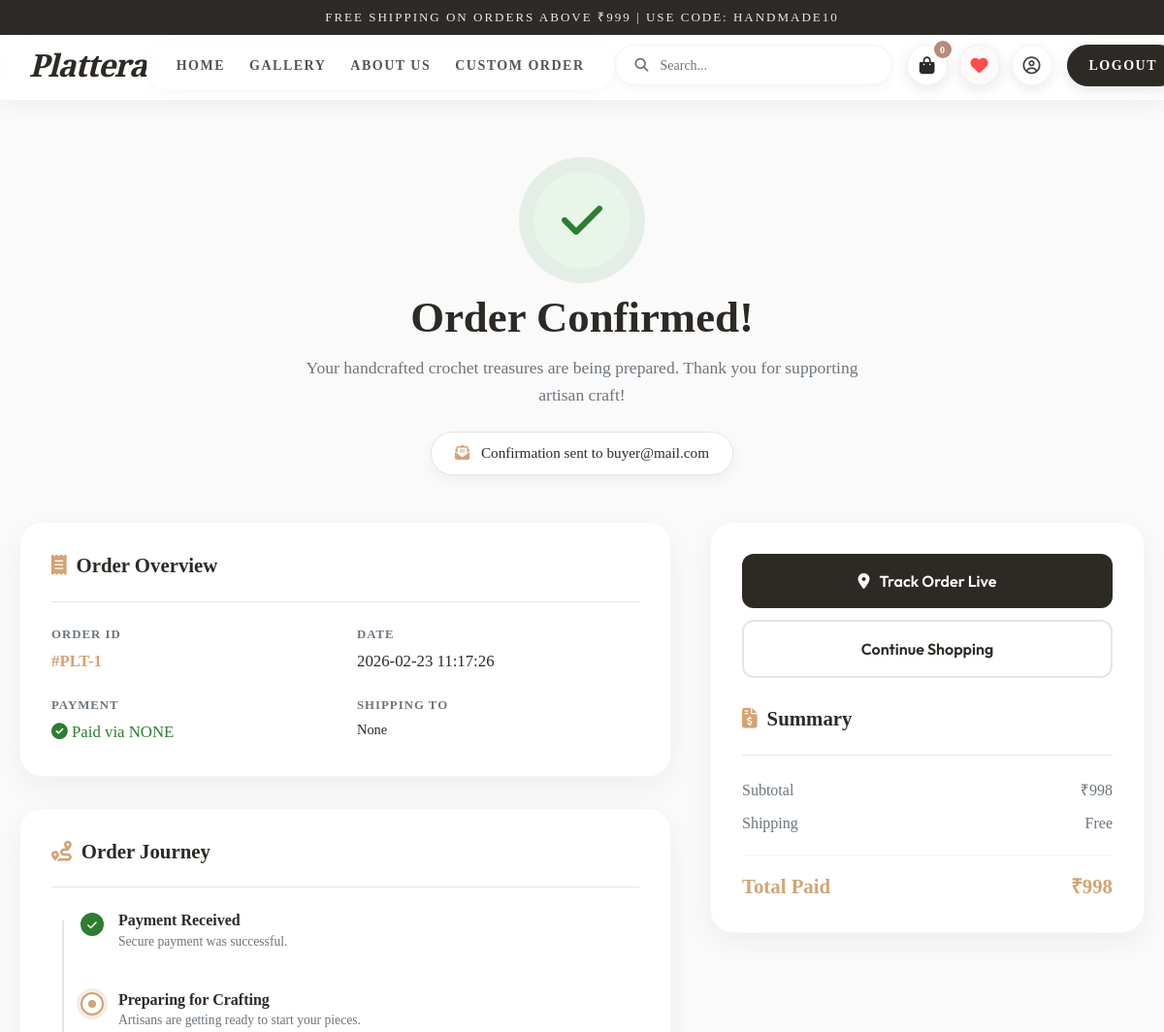
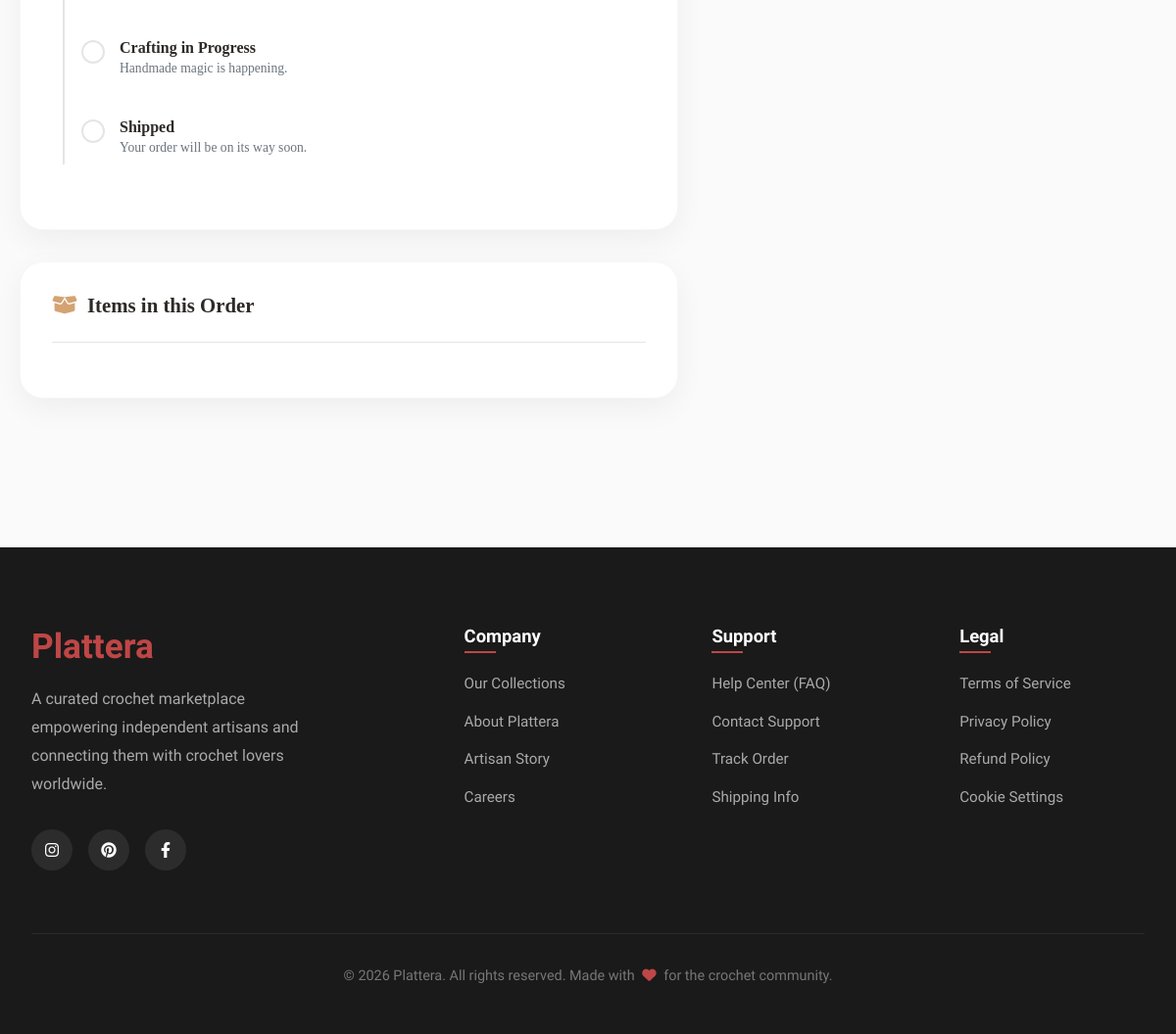
The app's page /cart/order_success/1 (signed in) with its own data (2 pictures, top to bottom).
### tables this page shows
CREATE TABLE users (
        u_id INTEGER PRIMARY KEY AUTOINCREMENT,
        u_name TEXT NOT NULL,
        u_email TEXT UNIQUE NOT NULL,
        u_password TEXT NOT NULL,
        u_role TEXT CHECK(u_role IN ('admin','seller','buyer')) NOT NULL,
        created_at TIMESTAMP DEFAULT CURRENT_TIMESTAMP
    , first_name TEXT, last_name TEXT, approval_status TEXT DEFAULT 'Approved', phone_number TEXT, reset_token TEXT, reset_expiry TIMESTAMP);

CREATE TABLE orders (
        order_id INTEGER PRIMARY KEY AUTOINCREMENT,
        u_id INTEGER,
        total_amount REAL,
        order_status TEXT DEFAULT 'pending',
        created_at TIMESTAMP DEFAULT CURRENT_TIMESTAMP, shipping_address TEXT, payment_method TEXT, razorpay_order_id TEXT, razorpay_payment_id TEXT, razorpay_signature TEXT, seller_id INTEGER REFERENCES users(u_id), coupon_used TEXT, discount_amount REAL,
        FOREIGN KEY (u_id) REFERENCES users(u_id)
    );

### blueprints/cart.py (the view)
@cart_bp.route('/order_success/<int:order_id>')
@login_required
def order_success(order_id):
    order = query_db('SELECT * FROM orders WHERE order_id = ? AND u_id = ?', [order_id, current_user.u_id], one=True)
    if not order:
        return redirect(url_for('product.home'))
    items = query_db('''
        SELECT oi.*, p.p_name as product_name, pi.image_url
        FROM order_items oi
        JOIN products p ON oi.p_id = p.p_id
        LEFT JOIN product_images pi ON p.p_id = pi.p_id
        WHERE oi.order_id = ?
    ''', [order_id])
    return render_template('cart/order_success.html', order=order, items=items)

### db.py (called while the page is built)
def get_db():
    if 'db' not in g:
        g.db = sqlite3.connect(DATABASE)
        g.db.row_factory = sqlite3.Row
    return g.db

def query_db(query, args=(), one=False):
    cur = get_db().execute(query, args)
    rv = cur.fetchall()
    cur.close()
    return (rv[0] if rv else None) if one else rv

### models.py (called while the page is built)
    @staticmethod
    def get(user_id):
        row = query_db(
            'SELECT u_id, u_name, u_email, u_role, approval_status, phone_number, first_name, last_name, created_at FROM users WHERE u_id = ?',
            [user_id], one=True
        )
        if row is None:
            return None
        return User(
            u_id=row['u_id'],
            u_name=row['u_name'],
            u_email=row['u_email'],
            u_role=row['u_role'],
            approval_status=row['approval_status'],
            phone_number=row['phone_number'],
            first_name=row['first_name'],
            last_name=row['last_name'],
            created_at=row['created_at']
        )

### templates/cart/order_success.html (shortened to what this page needs)
{% extends "base.html" %}
{% block content %}
<link rel="stylesheet" href="https://cdnjs.cloudflare.com/ajax/libs/font-awesome/6.4.0/css/all.min.css">
<div class="container-success">
    <div class="success-hero">
        <div class="success-icon-wrap"><i class="fas fa-check"></i></div>
        <h1>Order Confirmed!</h1>
        <p>Your handcrafted crochet treasures are being prepared. Thank you for supporting artisan craft!</p>
        <div class="email-notice">
            <i class="fas fa-envelope-open-text"></i> Confirmation sent to {{ current_user.u_email }}
        </div>
    </div>
    <div class="main-grid">
        <div class="left-col">
            <div class="card-s">
                <div class="card-header-s">
                    <h2><i class="fas fa-receipt"></i> Order Overview</h2>
                </div>
                <div class="details-grid">
                    <div class="detail-item">
                        <span class="detail-label">Order ID</span>
                        <span class="detail-val highlight">#PLT-{{ order.order_id }}</span>
                    </div>
                    <div class="detail-item">
                        <span class="detail-label">Date</span>
                        <span class="detail-val">{{ order.created_at }}</span>
                    </div>
                    <div class="detail-item">
                        <span class="detail-label">Payment</span>
                        <span class="detail-val" style="color:var(--success)">
                            <i class="fas fa-check-circle"></i> Paid via {{ order.payment_method|upper }}
                        </span>
                    </div>
                    <div class="detail-item">
                        <span class="detail-label">Shipping to</span>
                        <span class="detail-val" style="font-size: 0.9rem;">{{ order.shipping_address }}</span>
                    </div>
                </div>
            </div>
            <div class="card-s">
                <div class="card-header-s">
                    <h2><i class="fas fa-route"></i> Order Journey</h2>
                </div>
                <div class="timeline">
                    <div class="tl-step completed">
                        <div class="tl-icon"><i class="fas fa-check"></i></div>
                        <div class="tl-content">
                            <h4>Payment Received</h4>
                            <p>Secure payment was successful.</p>
                        </div>
                    </div>
                    <div class="tl-step active">
                        <div class="tl-icon"></div>
                        <div class="tl-content">
                            <h4>Preparing for Crafting</h4>
                            <p>Artisans are getting ready to start your pieces.</p>
                        </div>
                    </div>
                    <div class="tl-step">
                        <div class="tl-icon"></div>
                        <div class="tl-content">
                            <h4>Crafting in Progress</h4>
                            <p>Handmade magic is happening.</p>
                        </div>
                    </div>
                    <div class="tl-step">
                        <div class="tl-icon"></div>
                        <div class="tl-content">
                            <h4>Shipped</h4>
                            <p>Your order will be on its way soon.</p>
                        </div>
                    </div>
                </div>
            </div>
            <div class="card-s">
                <div class="card-header-s">
                    <h2><i class="fas fa-box-open"></i> Items in this Order</h2>
                </div>
            </div>
        </div>
        <div class="right-col">
            <div class="card-s" style="position: sticky; top: 120px;">
                <button class="btn-action btn-track"
                    onclick="window.location.href='{{ url_for('order.order_history') }}'">
                    <i class="fas fa-map-marker-alt"></i> Track Order Live
                </button>
                <button class="btn-action btn-shop" onclick="window.location.href='{{ url_for('product.gallery') }}'">
                    Continue Shopping
                </button>
                <div style="margin-top: 30px;">
                    <div class="card-header-s">
                        <h2><i class="fas fa-file-invoice-dollar"></i> Summary</h2>
                    </div>
                    <div class="summary-row"><span>Subtotal</span><span>₹{{ "%.0f"|format(order.total_amount) }}</span>
                    </div>
                    <div class="summary-row"><span>Shipping</span><span>Free</span></div>
                    <div class="summary-total">
                        <span>Total Paid</span>
                        <span>₹{{ "%.0f"|format(order.total_amount) }}</span>
                    </div>
                </div>
            </div>
        </div>
    </div>
</div>
{% endblock %}

### templates/base.html (style rules this page uses)
:root { --primary: #b58b7a; --text-dark: #2e2a28; --font-heading: 'Crimson Pro', serif; --font-body: 'Tenor Sans', sans-serif; --container-width: 1280px; }
html { font-size: 100%; }
body { font-family: var(--font-body) !important; color: var(--text-dark); background-color: #fbf9f7; }
h1, h2, h3, h4, h5, h6 { font-family: var(--font-heading) !important; font-weight: 600; }

### templates/partials/header.html (style rules this page uses)
html { scroll-behavior: smooth; }
:root { --bg-color: #fbf9f7; --text-dark: #2e2a28; --text-light: #5d5d5d; --accent-brown: #b58b7a; --glass-bg: rgba(255, 255, 255, 0.25); --glass-border: rgba(255, 255, 255, 0.5); --glass-shadow: 0 8px 32px 0 rgba(31, 38, 135, 0.07); --font-heading: var(--font-heading, 'Crimson Pro', serif); --font-body: var(--font-body, 'Tenor Sans', sans-serif); --container-width: 1400px; --transition: all 0.4s ease; }
body { font-family: var(--font-body); color: var(--text-dark); background-color: var(--bg-color); }

### records on screen
users: u_email "buyer@mail.com"
orders: order_id "1", created_at "2026-02-23 11:17:26", total_amount "998"

### other values on screen
{{ cart_count }} "0"
{{ order.payment_method|upper }} "NONE"
{{ order.shipping_address }} "None"
